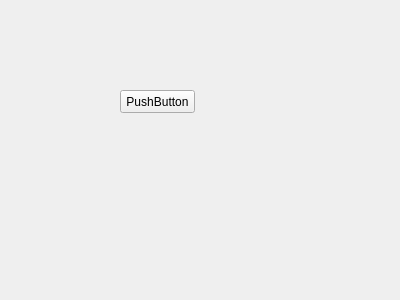
<?xml version="1.0" encoding="UTF-8"?>
<ui version="4.0">
 <class>Form_AMP_WidgetAssetProp</class>
 <widget class="QWidget" name="Form_AMP_WidgetAssetProp">
  <property name="geometry">
   <rect>
    <x>0</x>
    <y>0</y>
    <width>400</width>
    <height>300</height>
   </rect>
  </property>
  <property name="windowTitle">
   <string>Form</string>
  </property>
  <widget class="QPushButton" name="pushButton">
   <property name="geometry">
    <rect>
     <x>120</x>
     <y>90</y>
     <width>75</width>
     <height>23</height>
    </rect>
   </property>
   <property name="text">
    <string>PushButton</string>
   </property>
  </widget>
 </widget>
 <resources/>
 <connections/>
</ui>
